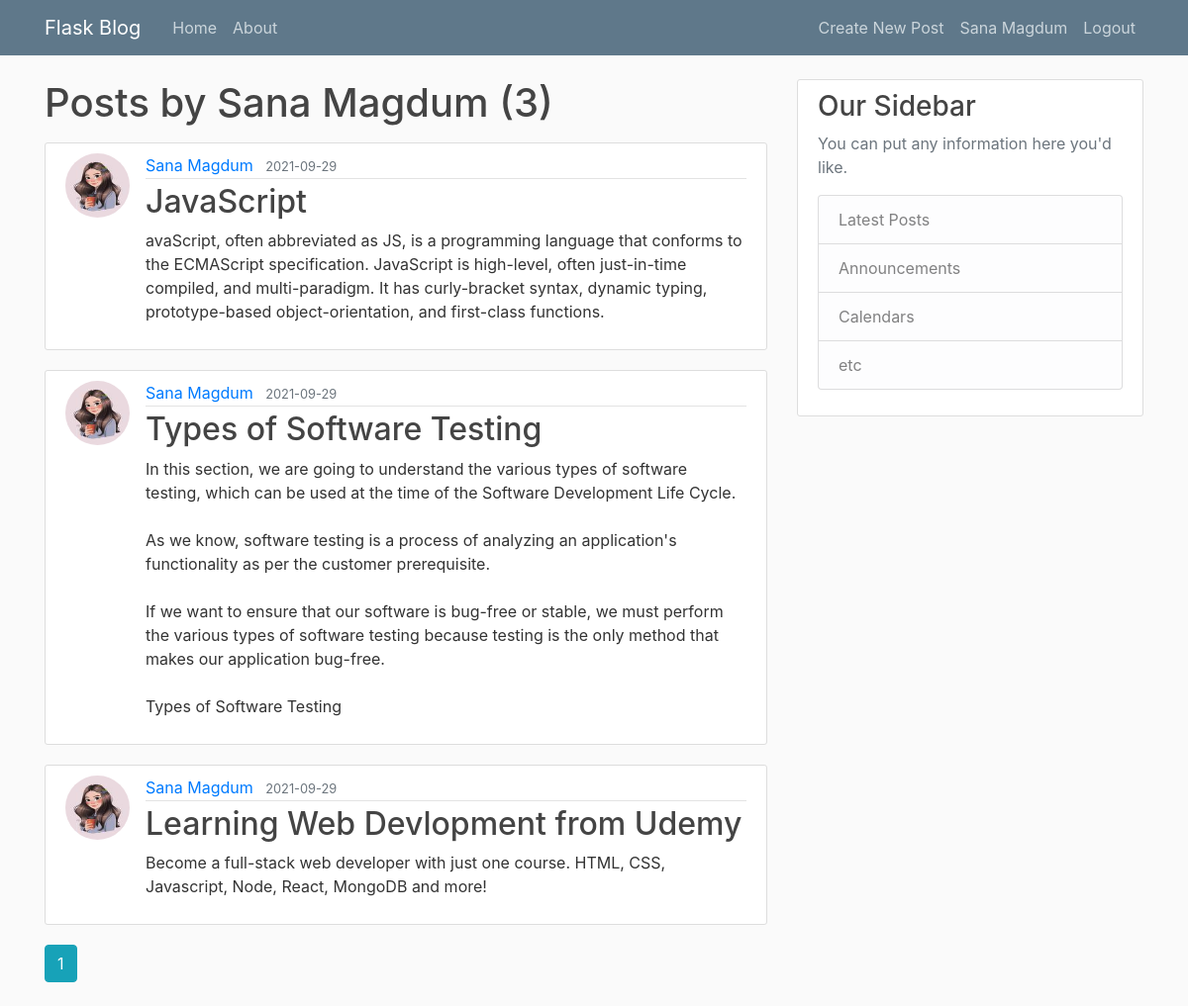
The page /user/Sana Magdum (signed in) on the database its author committed.
### FMagdum/models.py (models this page shows, shortened)
class User(db.Model, UserMixin):
    id = db.Column(db.Integer, primary_key=True)
    username = db.Column(db.String(20), unique=True, nullable=False)
    email = db.Column(db.String(120), unique=True, nullable=False)
    image_file = db.Column(db.String(20), nullable=False, default='default.jpg')
    password = db.Column(db.String(60), nullable=False)
    posts = db.relationship('Post', backref='author', lazy=True)

class Post(db.Model):
    id = db.Column(db.Integer, primary_key=True)
    title = db.Column(db.String(100),nullable=False)
    date_posted = db.Column(db.DateTime, nullable=False, default=datetime.utcnow)
    content = db.Column(db.Text, nullable=False)
    user_id = db.Column(db.Integer, db.ForeignKey('user.id'), nullable=False)

### FMagdum/routes.py (the view)
@app.route("/user/<string:username>")
def user_posts(username):
    page = request.args.get('page', 1, type=int)
    user = User.query.filter_by(username=username).first_or_404()
    posts = Post.query.filter_by(author=user)\
        .order_by(Post.date_posted.desc())\
        .paginate(page=page,per_page=3)
    return render_template('user_posts.html', posts=posts, user=user, legend='Create New Post')

### FMagdum/models.py (called while the page is built)
@login_manager.user_loader
def load_user(user_id):
    return User.query.get(int(user_id))

### FMagdum/templates/user_posts.html
{%extends "layout.html"%}
{%block content%}
    <h1 class="mb-3">
        Posts by {{user.username}} ({{posts.total}})
    </h1>
    {% for post in posts.items %}
        <article class="media content-section">
            <img class="rounded-circle article-img" src="{{url_for('static', filename='profile_pics/' + post.author.image_file)}}">
            <div class="media-body">
            <div class="article-metadata">
                <a class="mr-2" href="{{url_for('user_posts', username=post.author.username)}}">{{ post.author.username }}</a>
                <small class="text-muted">{{ post.date_posted.strftime('%Y-%m-%d') }}</small>
            </div>
            <h2><a class="article-title" href="{{url_for('post', post_id=post.id)}}">{{ post.title }}</a></h2>
            <p class="article-content">{{ post.content }}</p>
            </div>
        </article>
    {%endfor%}
    {% for page_num in posts.iter_pages(left_edge=1, right_edge=1, left_current=1, right_current=2) %}
        {% if page_num %}
            {% if posts.page == page_num %}
                <a class="btn btn-info mb-4" href="{{url_for('user_posts', username=user.username, page=page_num)}}"> {{ page_num }} </a>
            {% else %}
            <a class="btn btn-outline-info mb-4" href="{{url_for('user_posts', username=user.username, page=page_num)}}"> {{ page_num }} </a>
            {% endif %}
        {% else %}
            ...
        {% endif %}
    {% endfor %}
{%endblock content%}

### FMagdum/templates/layout.html (shortened to what this page needs)
<!DOCTYPE html>
<html>
<head>
    <link rel="stylesheet" href="https://maxcdn.bootstrapcdn.com/bootstrap/4.0.0/css/bootstrap.min.css">
    <link rel="stylesheet" type="text/css" href="{{ url_for('static', filename='main.css') }}">
</head>
<body>
    <header class="site-header">
        <nav class="navbar navbar-expand-md navbar-dark bg-steel fixed-top">
          <div class="container">
            <a class="navbar-brand mr-4" href="/">Flask Blog</a>
            <div class="collapse navbar-collapse" id="navbarToggle">
              <div class="navbar-nav mr-auto">
                <a class="nav-item nav-link" href="{{url_for('home')}}">Home</a>
                <a class="nav-item nav-link" href="{{url_for('about')}}">About</a>
              </div>
              <div class="navbar-nav ml-auto">
                {% if current_user.is_authenticated %}
                  <a class="nav-item nav-link" href="{{url_for('new_post')}}">{{legend}}</a>
                  <a class="nav-item nav-link" href="{{url_for('account')}}">{{ current_user.username }}</a>
                  <a class="nav-item nav-link" href="{{url_for('logout')}}">Logout</a>
                {% else %}
                  <a class="nav-item nav-link" href="{{url_for('login')}}">Login</a>
                  <a class="nav-item nav-link" href="{{url_for('register')}}">Register</a>
                {% endif %}
              </div>
            </div>
          </div>
        </nav>
    </header>
    <main role="main" class="container">
        <div class="row">
          <div class="col-md-8">
            {% block content %}{% endblock %}
          </div>
          <div class="col-md-4">
            <div class="content-section">
              <h3>Our Sidebar</h3>
              <p class='text-muted'>You can put any information here you'd like.
                <ul class="list-group">
                  <li class="list-group-item list-group-item-light">Latest Posts</li>
                  <li class="list-group-item list-group-item-light">Announcements</li>
                  <li class="list-group-item list-group-item-light">Calendars</li>
                  <li class="list-group-item list-group-item-light">etc</li>
                </ul>
              </p>
            </div>
          </div>
        </div>
      </main>
</body>
</html>

### FMagdum/static/main.css (style rules this page uses)
body { background: #fafafa; color: #333333; margin-top: 5rem; }
h1, h2, h3, h4, h5, h6 { color: #444444; }
.bg-steel { background-color: #5f788a; }
.site-header .navbar-nav .nav-link { color: #cbd5db; }
.content-section { background: #ffffff; padding: 10px 20px; border: 1px solid #dddddd; border-radius: 3px; margin-bottom: 20px; }
.article-title { color: #444444; }
.article-content { white-space: pre-line; }
.article-img { height: 65px; width: 65px; margin-right: 16px; }
.article-metadata { padding-bottom: 1px; margin-bottom: 4px; border-bottom: 1px solid #e3e3e3 }

### rows shown on the page
User: username "Sana Magdum"
Post: image_file (picture), author.username "Sana Magdum", date_posted "2021-09-29", title "JavaScript", content "avaScript, often abbreviated as JS, is a programming language that conforms to the ECMAScript specification. JavaScript is high-level, often just-in-time compiled, and multi-paradigm. It has curly-bracket syntax, dynamic typing, prototype-based object-orientation, and first-class functions."
Post: image_file (picture), author.username "Sana Magdum", date_posted "2021-09-29", title "Types of Software Testing", content "In this section, we are going to understand the various types of software testing, which can be used at the time of the Software Development Life Cycle. As we know, software testing is a process of analyzing an application's functionality as per the customer prerequisite. If we want to ensure that our software is bug-free or stable, we must perform the various types of software testing because testing is the only method that makes our application bug-free. Types of Software Testing"
Post: image_file (picture), author.username "Sana Magdum", date_posted "2021-09-29", title "Learning Web Devlopment from Udemy", content "Become a full-stack web developer with just one course. HTML, CSS, Javascript, Node, React, MongoDB and more!"

### other values the page prints
{{ legend }} "Create New Post"
{{ posts.total }} "3"
{{ page_num }} "1"
